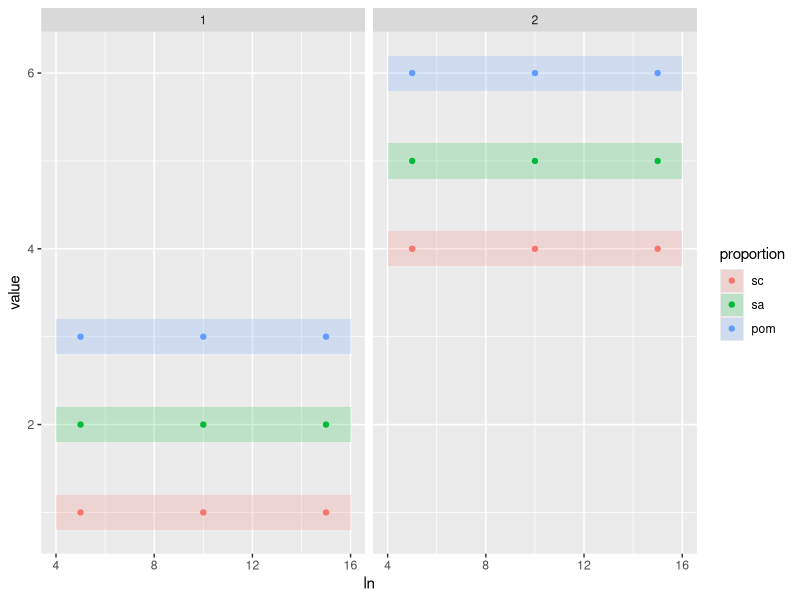

Here is the R script that generated this plot:
# simplied data to test the required data structure and ggplot code for the Dirichlet proportions ~ lnration graphs
# reproduce (possible structure) in simplified form

# d1 corresponds to the observations (the points)
library(ggplot2)
d1 <- expand.grid(proportion = c("sc","sa","pom"), ln = c(5,10,15), depth = factor(c(1,2)))
d1$value <- c(rep(c(1,2,3),3),rep(c(4,5,6),3))
d1

# d2 corresponds to the quantiles defining the limits of the confidence regions along the predictor range
d2 <- expand.grid(proportion = c("sc","sa","pom"), ln_othername = seq(4,16,length.out = 15), depth = factor(c(1,2)))
d2$upper <- c(rep(c(1,2,3),15)+0.2,rep(c(4,5,6),15)+0.2)
d2$lower <- c(rep(c(1,2,3),15)-0.2,rep(c(4,5,6),15)-0.2)


#plotting
ggplot(data = d1, aes(x = ln, y = value, colour = proportion)) + geom_point() +
  facet_grid(.~ depth) +
  geom_ribbon(data = d2, aes(x = ln_othername, y = upper, ymin=lower, ymax = upper, fill = proportion), stat="identity", alpha = 0.2, linetype = 0)

